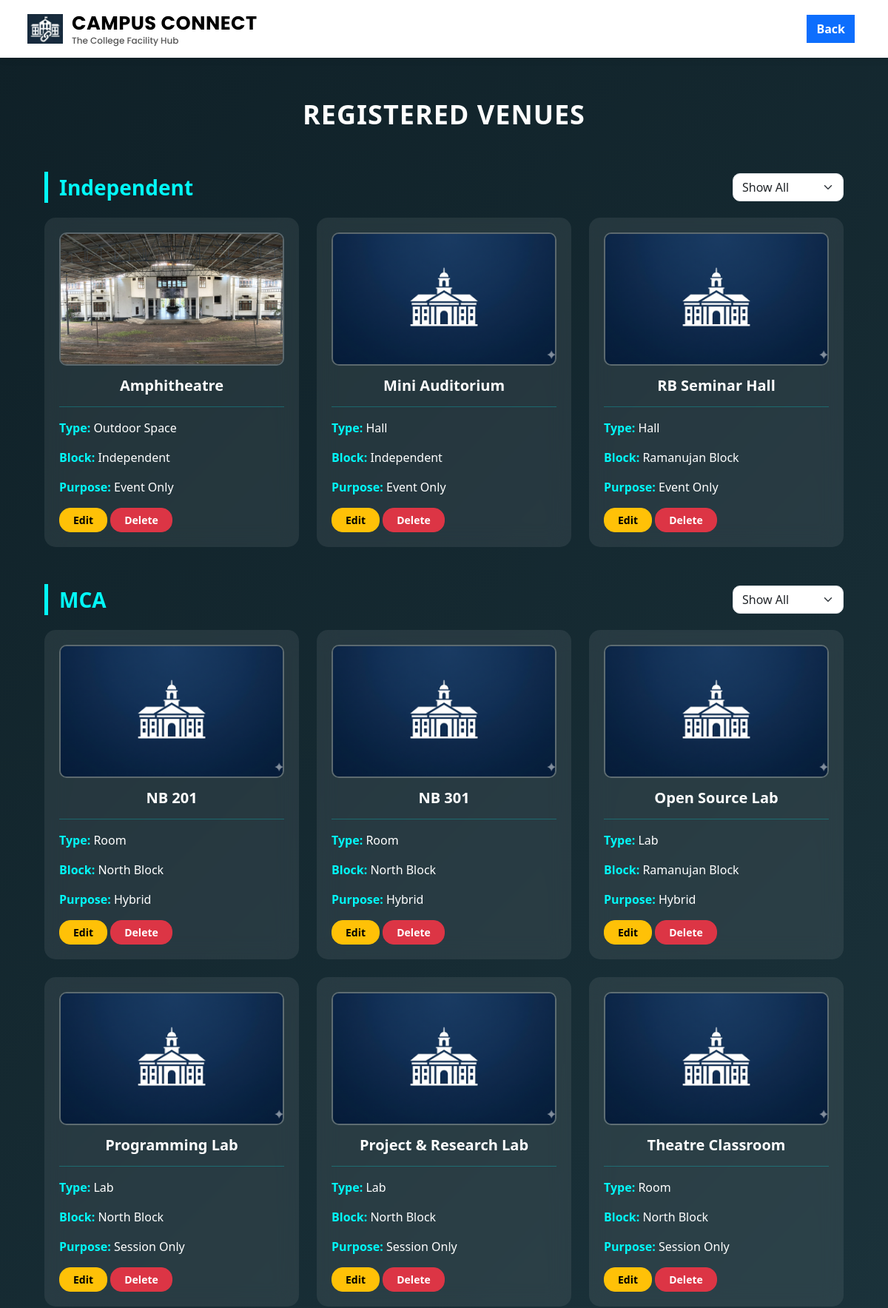
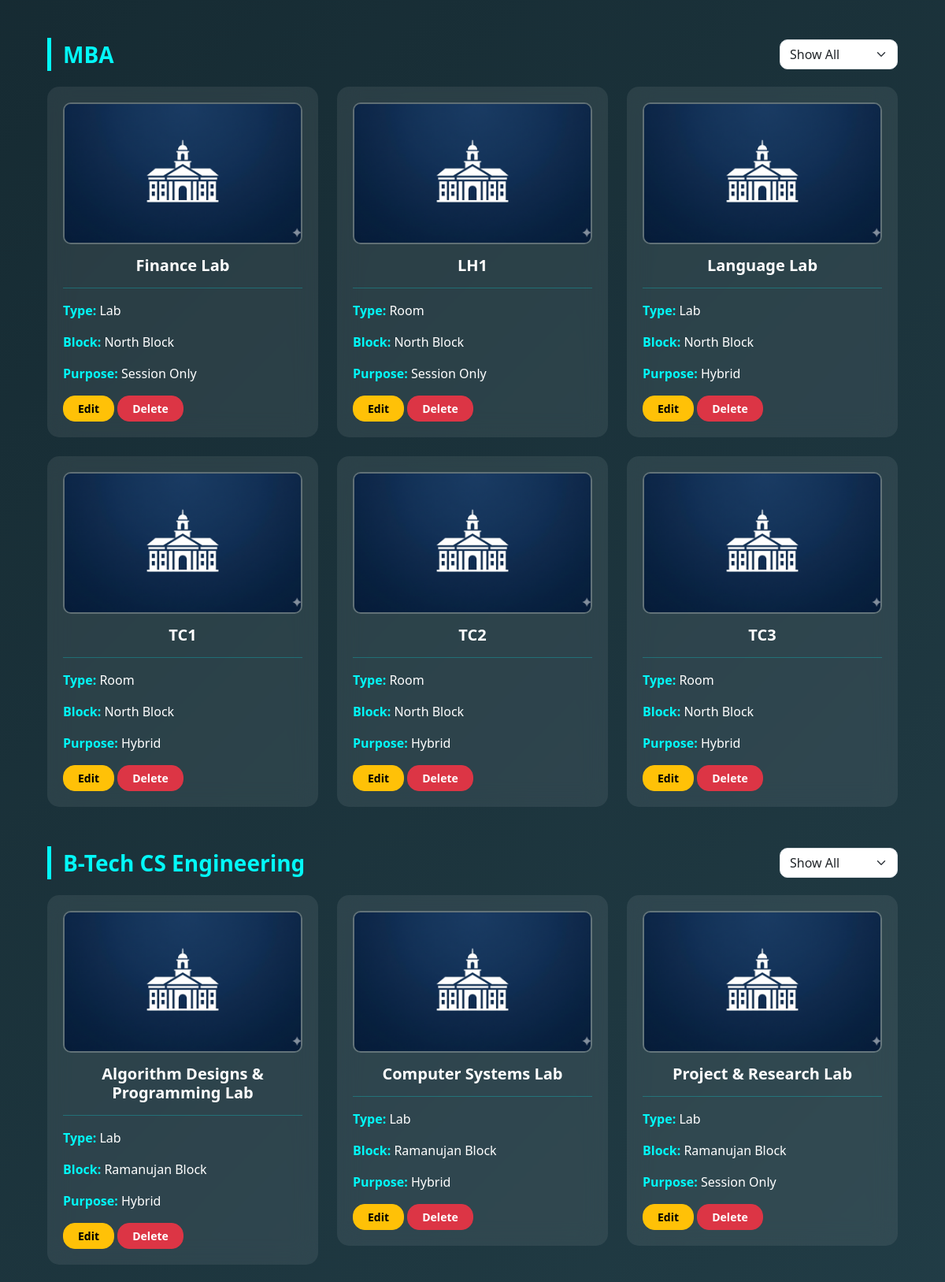
/admin/view_venues (signed in, upper part), run on the app's committed database (2 pictures, top to bottom).
### tables this page shows
CREATE TABLE venues (
        venue_id INTEGER PRIMARY KEY AUTOINCREMENT,
        name TEXT NOT NULL,
        type TEXT NOT NULL,
        department TEXT NOT NULL,
        block TEXT NOT NULL,
        photo TEXT,
        purpose TEXT NOT NULL,
        created_at TIMESTAMP DEFAULT CURRENT_TIMESTAMP
    );

### app.py (the view)
@app.route('/admin/view_venues')
def admin_view_venues():
    if 'user_id' not in session or session['role'] != 'admin':
        return redirect('/login')
    conn = get_connection()
    cursor = conn.cursor()
    cursor.execute("""
        SELECT *
        FROM venues
        ORDER BY department, name
    """)
    venues = cursor.fetchall()
    conn.close()
    categorized = {
        "Independent": [],
        "MCA": [],
        "MBA": [],
        "B-Tech CS Engineering": [],
        "B-Tech Mechanical Engineering": [],
        "B-Tech E&E Engineering": []
    }
    for v in venues:
        dept = v['department']
        if dept in categorized:
            categorized[dept].append(v)
    return render_template(
        "admin_view_venues.html",
        categorized=categorized
    )

### app.py (called while the page is built)
def get_connection():
    conn = sqlite3.connect("campus_connect.db")
    conn.row_factory = sqlite3.Row
    conn.execute("PRAGMA foreign_keys = ON")  # 🔥 ensure cascade always works
    return conn

### templates/admin_view_venues.html (shortened to what this page needs)
<!DOCTYPE html>
<html lang="en">
<head>
    <link href="https://cdn.jsdelivr.net/npm/bootstrap@5.3.2/dist/css/bootstrap.min.css" rel="stylesheet">
    <link rel="stylesheet" href="{{ url_for('static', filename='css/style.css') }}">
</head>
<body class="p-5">
<nav class="navbar navbar-expand-lg navbar-light custom-navbar fixed-top">
    <div class="container-fluid">
        <div class="navbar-brand d-flex align-items-center">
            <img src="{{ url_for('static', filename='images/logo.png') }}" class="logo-img">
            <div class="brand-text">
                <span class="brand-title">CAMPUS CONNECT</span>
                <span class="brand-tagline">The College Facility Hub</span>
            </div>
        </div>
        <div class="ms-auto">
            <a href="{{ url_for('admin_manage_venues') }}" class="btn btn-primary me-2"><b>Back</b></a>
        </div>
    </div>
</nav>
<div class="dashboard-title">
    <b>REGISTERED VENUES</b>
</div>
<div class="container">
{% for department, venues in categorized.items() %}
    <div class="category-header">
        <div class="category-title">
            {{ department }}
        </div>
        <select class="form-select filter-select"
            onchange="filterVenues(this, '{{ department|replace(' ','_') }}')">
            <option value="all">Show All</option>
        </select>
    </div>
    <div class="row g-4 venue-group" id="group-{{ department|replace(' ','_') }}">
    {% if venues %}
        {% for venue in venues %}
            {% if venue.type in ['Room','Lab','Hall','Outdoor Space'] %}
            <div class="col-md-4 venue-item" data-type="{{ venue.type }}">
                <div class="venue-card">
                    {% if venue.photo %}
                        <img src="{{ url_for('static', filename='uploads/' + venue.photo) }}" class="venue-img">
                    {% else %}
                        <img src="{{ url_for('static', filename='images/default-venue.png') }}" class="venue-img">
                    {% endif %}
                    <div class="mb-2 text-center">
                        <h5><b>{{ venue.name }}</b></h5>
                    </div>
                    <hr style="border-color: #03f8f8;">
                    <p><font color="#03f8f8"><b>Type:</b></font> {{ venue.type }}</p>
                    <p><font color="#03f8f8"><b>Block:</b></font> {{ venue.block }}</p>
                    <p><font color="#03f8f8"><b>Purpose:</b></font> {{ venue.purpose }}</p>
                    <a href="{{ url_for('admin_edit_venue', venue_id=venue.venue_id) }}" class="btn btn-warning btn-custom">
                        <b>Edit</b>
                    </a>
                    <button class="btn btn-danger btn-custom" onclick="openDeleteModal('{{ url_for('delete_venue', id=venue.venue_id) }}')">
                        <b>Delete</b>
                    </button>
                </div>
            </div>
            {% endif %}
        {% endfor %}
    {% else %}
        <p class="ms-3 text-light">No venues in this department.</p>
    {% endif %}
    </div>
{% endfor %}
</div>
</body>
</html>

### static/css/style.css (style rules this page uses)
body { margin: 0; padding: 0; font-family: 'Segoe UI', Tahoma, Geneva, Verdana, sans-serif; }
.custom-navbar { background-color: #ffffff; padding: 10px 25px; box-shadow: 0 2px 10px rgba(0, 0, 0, 0.08); z-index: 1000; }
.logo-img { width: 48px; height: 48px; object-fit: contain; margin-right: 12px; }
.brand-text { display: flex; flex-direction: column; line-height: 1.1; }
.brand-title { font-family: 'Poppins', sans-serif; font-size: 1.6rem; font-weight: 700; color: black; letter-spacing: 0.5px; }
.brand-tagline { font-size: 0.75rem; font-family: 'Poppins', sans-serif; font-weight: 500; color: #555; margin-top: 3px; }
.btn { border-radius: 0 !important; font-family: 'Segoe UI', Tahoma, Geneva, Verdana, sans-serif; }

### templates/admin_view_venues.html (style rules this page uses)
body { font-family: 'Segoe UI', Tahoma, Geneva, Verdana, sans-serif; background: linear-gradient(135deg,#0f2027,#203a43,#2c5364); min-height: 100vh; color: white; }
.dashboard-title { font-weight: 700; font-size: 36px; text-align: center; margin-top: 80px; margin-bottom: 50px; letter-spacing: 1px; }
.category-header { display: flex; justify-content: space-between; align-items: center; margin-top: 50px; margin-bottom: 20px; }
.category-title { font-size: 28px; font-weight: 700; color: #03f8f8; border-left: 5px solid #03f8f8; padding-left: 15px; margin: 0; }
.venue-card { background: rgba(255,255,255,0.08); backdrop-filter: blur(15px); border-radius: 15px; padding: 20px; transition: 0.3s ease; text-align: left; }
.venue-img { border-radius: 10px !important; width: 100%; height: 180px; object-fit: cover; margin-bottom: 15px; border: 2px solid rgba(255,255,255,0.25); }
.filter-select { width: 150px; border-radius: 10px; }
.btn-custom { border-radius: 15px !important; padding: 5px 18px; font-size: 14px; }

### data on the page
venues: photo (picture), name "Amphitheatre", type "Outdoor Space", block "Independent", purpose "Event Only"
venues: name "Mini Auditorium", type "Hall", block "Independent", purpose "Event Only"
venues: name "RB Seminar Hall", type "Hall", block "Ramanujan Block", purpose "Event Only"
venues: name "NB 201", type "Room", block "North Block", purpose "Hybrid"
venues: name "NB 301", type "Room", block "North Block", purpose "Hybrid"
venues: name "Open Source Lab", type "Lab", block "Ramanujan Block", purpose "Hybrid"
venues: name "Programming Lab", type "Lab", block "North Block", purpose "Session Only"
venues: name "Project & Research Lab", type "Lab", block "North Block", purpose "Session Only"
venues: name "Theatre Classroom", type "Room", block "North Block", purpose "Session Only"
venues: name "Finance Lab", type "Lab", block "North Block", purpose "Session Only"
venues: name "LH1", type "Room", block "North Block", purpose "Session Only"
venues: name "Language Lab", type "Lab", block "North Block", purpose "Hybrid"
venues: name "TC1", type "Room", block "North Block", purpose "Hybrid"
venues: name "TC2", type "Room", block "North Block", purpose "Hybrid"
venues: name "TC3", type "Room", block "North Block", purpose "Hybrid"
venues: name "Algorithm Designs & Programming Lab", type "Lab", block "Ramanujan Block", purpose "Hybrid"
venues: name "Computer Systems Lab", type "Lab", block "Ramanujan Block", purpose "Hybrid"
venues: name "Project & Research Lab", type "Lab", block "Ramanujan Block", purpose "Session Only"

### other printed values
{{ department }} "Independent" "MCA" "MBA" "B-Tech CS Engineering"
